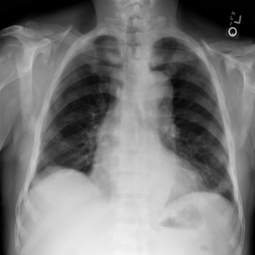
#> input picture data/processed/xray/xray_01.png, 255 x 255 px; its folder holds only this picture in this run
$ python batch_experiment.py
#> lines starting #> are read from the running program, lines starting #| are printed output that depends on the picture
#> in process_image, image is the input picture: shape (255, 255, 3); min 0, max 247, mean 122.3
### src/preprocessing.py
import cv2
import numpy as np


TARGET_SIZE = (255, 255)


# [30 lines left out: function load_image, not called in this run]


def resize_image(image, size=TARGET_SIZE):
    """
    Resize image to the resolution used in the research paper.
    """

    return cv2.resize(
        image,
        size,
        interpolation=cv2.INTER_AREA
    )


def convert_to_grayscale(image):
    """
    Convert BGR/RGB image to 8-bit grayscale.
    """

    if len(image.shape) == 2:
        return image

    return cv2.cvtColor(
        image,
        cv2.COLOR_BGR2GRAY
    )
#| Preprocessed size: 255 x 255


def preprocess_image(image):
    """
    Complete preprocessing pipeline:

    1. Resize to 255 x 255
    2. Convert to grayscale
    3. Ensure uint8 format
    """

    resized = resize_image(image)

    gray = convert_to_grayscale(resized)

    gray = np.clip(
        gray,
        0,
        255
    ).astype(np.uint8)

    return gray

### src/enhancement.py
import cv2
import numpy as np


# ============================================================
# 1. GLOBAL HISTOGRAM EQUALIZATION
# ============================================================

def histogram_equalization(image):
    """
    Global Histogram Equalization (HE).

    The entire image is processed using one global histogram.
    """

    return cv2.equalizeHist(image)


# ============================================================
# 2. STANDARD CLAHE
# ============================================================

def clahe_enhancement(
    image,
    clip_limit=2.0,
    tile_grid_size=(8, 8)
):
    """
    Standard Contrast-Limited Adaptive Histogram Equalization.

    This uses OpenCV's CLAHE implementation.
    """
#> called with clip_limit = 2, tile_grid_size = (8, 8)

    clahe = cv2.createCLAHE(
        clipLimit=clip_limit,
        tileGridSize=tile_grid_size
    )

    return clahe.apply(image)
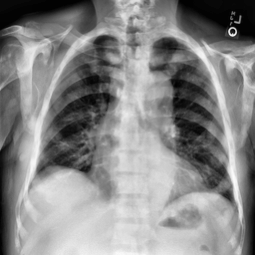
#> returned value: shape (255, 255); min 1, max 252, mean 135.6


# ============================================================
# 3. SIMPLE BASELINE HYBRID
# ============================================================

def hybrid_he_clahe(
    image,
    clip_limit=2.0,
    tile_grid_size=(8, 8)
):
    """
    Baseline sequential hybrid:

        Original
           ↓
          HE
           ↓
         CLAHE

    This is used as a comparison baseline.
    """

    # Step 1: Global HE
    he_image = histogram_equalization(image)

    # Step 2: CLAHE on HE output
    enhanced = clahe_enhancement(
        he_image,
        clip_limit=clip_limit,
        tile_grid_size=tile_grid_size
    )
#> call 2 of clahe_enhancement, with clip_limit = 2, tile_grid_size = (8, 8)
#> in clahe_enhancement (call 2), `return clahe.apply(image)`:
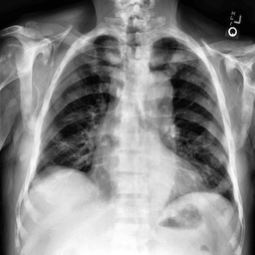
#> returned value: shape (255, 255); min 1, max 255, mean 136.4

    return enhanced


# ============================================================
# 4. HISTOGRAM CLIPPING
# ============================================================

def clip_histogram(histogram, clip_threshold):
    """
    Clip a histogram at a specified threshold and
    redistribute the excess pixels uniformly.

    This is the basic contrast-limiting operation
    used in CLAHE-like processing.
    """

    histogram = histogram.astype(np.float64)

    # --------------------------------------------------------
    # Find pixels above clipping threshold
    # --------------------------------------------------------

    excess = np.maximum(
        histogram - clip_threshold,
        0
    )

    # Remove excess from bins
    clipped_histogram = np.minimum(
        histogram,
        clip_threshold
    )

    total_excess = np.sum(excess)

    # --------------------------------------------------------
    # Redistribute excess uniformly
    # --------------------------------------------------------

    if total_excess > 0:

        clipped_histogram += (
            total_excess / 256.0
        )

    return clipped_histogram


# ============================================================
# 5. CREATE LOCAL LUT
# ============================================================

def create_local_lut(
    block,
    clip_threshold
):
    """
    Create a lookup table for one local image block.

    Steps:

        Histogram
           ↓
        Clip histogram
           ↓
        Redistribute excess
           ↓
        CDF
           ↓
        Normalize CDF
           ↓
        LUT
    """

    # --------------------------------------------------------
    # Histogram
    # --------------------------------------------------------

    histogram = np.bincount(
        block.ravel(),
        minlength=256
    )

    # --------------------------------------------------------
    # Clip histogram
    # --------------------------------------------------------

    clipped_histogram = clip_histogram(
        histogram,
        clip_threshold
    )

    # --------------------------------------------------------
    # Cumulative Distribution Function
    # --------------------------------------------------------

    cdf = np.cumsum(
        clipped_histogram
    )

    # --------------------------------------------------------
    # Normalize CDF to 0-255
    # --------------------------------------------------------

    cdf_min = cdf[
        np.nonzero(cdf)
    ][0]

    denominator = (
        cdf[-1] - cdf_min
    )

    if denominator <= 0:

        return np.arange(
            256,
            dtype=np.uint8
        )

    lut = (
        (cdf - cdf_min)
        / denominator
        * 255.0
    )

    lut = np.clip(
        lut,
        0,
        255
    )

    return lut.astype(
        np.uint8
    )


# ============================================================
# 6. PAPER-INSPIRED ADAPTIVE HYBRID
# ============================================================

def adaptive_hybrid_he_clahe(
    image,
    min_clip=1.0,
    max_clip=2.0,
    grid_size=8
):
    """
    Paper-inspired adaptive HE-CLAHE hybrid.

    Pipeline:

        Original
            ↓
        Global HE
            ↓
        Divide into 8 × 8 = 64 blocks
            ↓
        Calculate local variance
            ↓
        Determine adaptive clipping threshold
            ↓
        Local histogram clipping
            ↓
        Local CDF / LUT
            ↓
        Bilinear interpolation
            ↓
        Final enhanced image

    IMPORTANT:
    The research paper describes the content-aware clipping
    concept but does not publish the exact mathematical
    mapping from local variance to clipping threshold.

    Therefore this is a paper-inspired implementation,
    not a claim of exact source-code reproduction.
    """
#> called with min_clip = 1, max_clip = 2, grid_size = 8

    # ========================================================
    # STEP 1: GLOBAL HISTOGRAM EQUALIZATION
    # ========================================================

    he_image = histogram_equalization(
        image
    )

    height, width = he_image.shape
#> (the rest of the program and of its run is left out)
